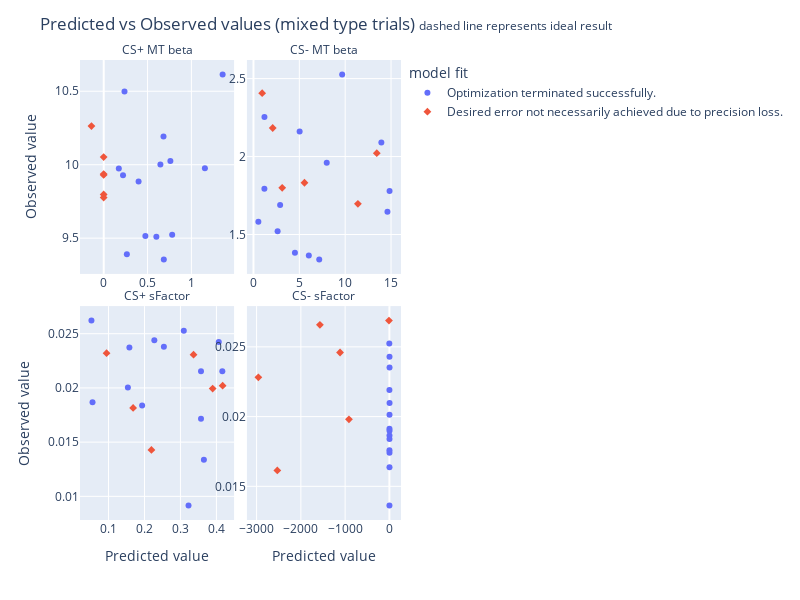

Notebook code cell kept with this figure:
### Code cell
col_wrap = 2
fig = px.scatter(mt_po_df , x= 'Predicted value', y='Observed value', color="model fit",
                 symbol = 'model fit', facet_col = 'parameter', facet_col_wrap = col_wrap,
                 category_orders={'parameter':mt_params_colNames,
                                  'model fit': sorted(list(mt_po_df['model fit'].unique()), reverse=True)},
                facet_col_spacing=0.04, # default is 0.03
              height=600, width=800,
                )
fig.for_each_annotation(lambda a: a.update(text=a.text.split("=")[-1]))
fig.update_xaxes(matches=None, showticklabels=True)
fig.update_yaxes(matches=None, showticklabels=True)
fig.update_layout(
        title = '''Predicted vs Observed values (mixed type trials) <span style="font-size: 12px;">dashed line represents ideal result</span>'''
        )
# fig.add_shape(dict(type="line", 
#                        x0=mt_pars_minMax.iloc[1,0] - mt_pars_minMax.iloc[1,1]*0.025, x1=mt_pars_minMax.iloc[1,1] + mt_pars_minMax.iloc[1,1]*0.025, 
#                        y0=mt_pars_minMax.iloc[1,0] - mt_pars_minMax.iloc[1,1]*0.025, y1=mt_pars_minMax.iloc[1,1] + mt_pars_minMax.iloc[1,1]*0.025, 
#                        line_color="black", line_dash='dash'), 
#                   row=0, col=0, 
#                   # label=dict(text="ideal result", textposition = 'bottom left', 
#                   #            xanchor = 'left', yanchor='bottom', textangle=0),
#                  )

# fig.add_shape(dict(type="line", 
#                        x0=mt_pars_minMax.iloc[0,0] - mt_pars_minMax.iloc[0,1]*0.025, x1=mt_pars_minMax.iloc[0,1] + mt_pars_minMax.iloc[0,1]*0.025, 
#                        y0=mt_pars_minMax.iloc[0,0] - mt_pars_minMax.iloc[0,1]*0.025, y1=mt_pars_minMax.iloc[0,1] + mt_pars_minMax.iloc[0,1]*0.025, 
#                        line_color="black", line_dash='dash'), 
#                   row=0, col=1, 
#                   # label=dict(text="ideal result", textposition = 'bottom left', 
#                   #            xanchor = 'left', yanchor='bottom', textangle=0),
#                  )


    
fig.show()
# fig.write_html("/mnt/data1/francisco/predicted vs observed mixed type parameters.html")

### Figure 1 — Plotly figure (JSON) as saved in the notebook; plotly's stock layout.template omitted (floating-point values rounded to 4 significant figures)
{"data": [{"hovertemplate": "model fit=Optimization terminated successfully.<br>parameter=CS+ MT beta<br>Predicted value=%{x}<br>Observed value=%{y}<extra></extra>", "legendgroup": "Optimization terminated successfully.", "marker": {"color": "#636efa", "symbol": "circle"}, "mode": "markers", "name": "Optimization terminated successfully.", "orientation": "v", "showlegend": true, "type": "scatter", "x": [0.3976, 0.6002, 0.4747, 1.154, 0.6818, 0.22, 0.7604, 1.356, 0.6854, 0.2369, 0.7807, 0.1722, 0.6465, 0.2638], "xaxis": "x3", "y": [9.886, 9.511, 9.515, 9.976, 10.19, 9.929, 10.02, 10.61, 9.355, 10.5, 9.523, 9.975, 10.0, 9.39], "yaxis": "y3"}, {"hovertemplate": "model fit=Optimization terminated successfully.<br>parameter=CS- MT beta<br>Predicted value=%{x}<br>Observed value=%{y}<extra></extra>", "legendgroup": "Optimization terminated successfully.", "marker": {"color": "#636efa", "symbol": "circle"}, "mode": "markers", "name": "Optimization terminated successfully.", "orientation": "v", "showlegend": false, "type": "scatter", "x": [4.52, 0.5336, 1.191, 7.169, 14.84, 6.035, 7.987, 1.196, 5.03, 2.631, 9.67, 14.61, 2.906, 13.94], "xaxis": "x4", "y": [1.382, 1.582, 1.793, 1.34, 1.78, 1.365, 1.96, 2.253, 2.161, 1.521, 2.527, 1.646, 1.689, 2.091], "yaxis": "y4"}, {"hovertemplate": "model fit=Optimization terminated successfully.<br>parameter=CS+ sFactor<br>Predicted value=%{x}<br>Observed value=%{y}<extra></extra>", "legendgroup": "Optimization terminated successfully.", "marker": {"color": "#636efa", "symbol": "circle"}, "mode": "markers", "name": "Optimization terminated successfully.", "orientation": "v", "showlegend": false, "type": "scatter", "x": [0.3572, 0.4066, 0.05263, 0.4165, 0.3225, 0.254, 0.1538, 0.3093, 0.1935, 0.2274, 0.3572, 0.3652, 0.05562, 0.1581], "xaxis": "x", "y": [0.02154, 0.02424, 0.02621, 0.02154, 0.009151, 0.0238, 0.02004, 0.02527, 0.01837, 0.02439, 0.01717, 0.01337, 0.01869, 0.02373], "yaxis": "y"}, {"hovertemplate": "model fit=Optimization terminated successfully.<br>parameter=CS- sFactor<br>Predicted value=%{x}<br>Observed value=%{y}<extra></extra>", "legendgroup": "Optimization terminated successfully.", "marker": {"color": "#636efa", "symbol": "circle"}, "mode": "markers", "name": "Optimization terminated successfully.", "orientation": "v", "showlegend": false, "type": "scatter", "x": [3.221, 2.3, 1.953, 1.3, 1.922, 2.526, 1.892, 1.942, 2.532, 0.5292, 1.201, -1.813, 3.308, 0.7321], "xaxis": "x2", "y": [0.02353, 0.02428, 0.01637, 0.01913, 0.01864, 0.01898, 0.01839, 0.01741, 0.02013, 0.0219, 0.01758, 0.02524, 0.02097, 0.01362], "yaxis": "y2"}, {"hovertemplate": "model fit=Desired error not necessarily achieved due to precision loss.<br>parameter=CS+ MT beta<br>Predicted value=%{x}<br>Observed value=%{y}<extra></extra>", "legendgroup": "Desired error not necessarily achieved due to precision loss.", "marker": {"color": "#EF553B", "symbol": "diamond"}, "mode": "markers", "name": "Desired error not necessarily achieved due to precision loss.", "orientation": "v", "showlegend": true, "type": "scatter", "x": [-0.000582, -0.0008684, -0.0005648, -0.1399, -0.0006701, -0.0008729], "xaxis": "x3", "y": [9.936, 10.05, 9.797, 10.26, 9.777, 9.93], "yaxis": "y3"}, {"hovertemplate": "model fit=Desired error not necessarily achieved due to precision loss.<br>parameter=CS- MT beta<br>Predicted value=%{x}<br>Observed value=%{y}<extra></extra>", "legendgroup": "Desired error not necessarily achieved due to precision loss.", "marker": {"color": "#EF553B", "symbol": "diamond"}, "mode": "markers", "name": "Desired error not necessarily achieved due to precision loss.", "orientation": "v", "showlegend": false, "type": "scatter", "x": [2.097, 0.946, 11.39, 3.131, 5.562, 13.45], "xaxis": "x4", "y": [2.183, 2.406, 1.697, 1.799, 1.832, 2.022], "yaxis": "y4"}, {"hovertemplate": "model fit=Desired error not necessarily achieved due to precision loss.<br>parameter=CS+ sFactor<br>Predicted value=%{x}<br>Observed value=%{y}<extra></extra>", "legendgroup": "Desired error not necessarily achieved due to precision loss.", "marker": {"color": "#EF553B", "symbol": "diamond"}, "mode": "markers", "name": "Desired error not necessarily achieved due to precision loss.", "orientation": "v", "showlegend": false, "type": "scatter", "x": [0.2194, 0.1685, 0.09462, 0.3895, 0.4173, 0.3364], "xaxis": "x", "y": [0.01428, 0.01816, 0.0232, 0.01994, 0.0202, 0.02307], "yaxis": "y"}, {"hovertemplate": "model fit=Desired error not necessarily achieved due to precision loss.<br>parameter=CS- sFactor<br>Predicted value=%{x}<br>Observed value=%{y}<extra></extra>", "legendgroup": "Desired error not necessarily achieved due to precision loss.", "marker": {"color": "#EF553B", "symbol": "diamond"}, "mode": "markers", "name": "Desired error not necessarily achieved due to precision loss.", "orientation": "v", "showlegend": false, "type": "scatter", "x": [-2532.0, -913.7, -2960.0, -9.707, -1115.0, -1570.0], "xaxis": "x2", "y": [0.01614, 0.0198, 0.02282, 0.02688, 0.02459, 0.02658], "yaxis": "y2"}], "layout": {"annotations": [{"font": {}, "showarrow": false, "text": "CS+ sFactor", "x": 0.24, "xanchor": "center", "xref": "paper", "y": 0.465, "yanchor": "bottom", "yref": "paper"}, {"font": {}, "showarrow": false, "text": "CS- sFactor", "x": 0.76, "xanchor": "center", "xref": "paper", "y": 0.465, "yanchor": "bottom", "yref": "paper"}, {"font": {}, "showarrow": false, "text": "CS+ MT beta", "x": 0.24, "xanchor": "center", "xref": "paper", "y": 1.0, "yanchor": "bottom", "yref": "paper"}, {"font": {}, "showarrow": false, "text": "CS- MT beta", "x": 0.76, "xanchor": "center", "xref": "paper", "y": 1.0, "yanchor": "bottom", "yref": "paper"}], "height": 600, "legend": {"title": {"text": "model fit"}, "tracegroupgap": 0}, "margin": {"t": 60}, "title": {"text": "Predicted vs Observed values (mixed type trials) <span style=\"font-size: 12px;\">dashed line represents ideal result</span>"}, "width": 800, "xaxis": {"anchor": "y", "domain": [0, 0.48], "showticklabels": true, "title": {"text": "Predicted value"}}, "xaxis2": {"anchor": "y2", "domain": [0.52, 1], "showticklabels": true, "title": {"text": "Predicted value"}}, "xaxis3": {"anchor": "y3", "domain": [0, 0.48], "showticklabels": true}, "xaxis4": {"anchor": "y4", "domain": [0.52, 1], "showticklabels": true}, "yaxis": {"anchor": "x", "domain": [0, 0.465], "showticklabels": true, "title": {"text": "Observed value"}}, "yaxis2": {"anchor": "x2", "domain": [0, 0.465], "showticklabels": true}, "yaxis3": {"anchor": "x3", "domain": [0.535, 1.0], "showticklabels": true, "title": {"text": "Observed value"}}, "yaxis4": {"anchor": "x4", "domain": [0.535, 1.0], "showticklabels": true}}}
